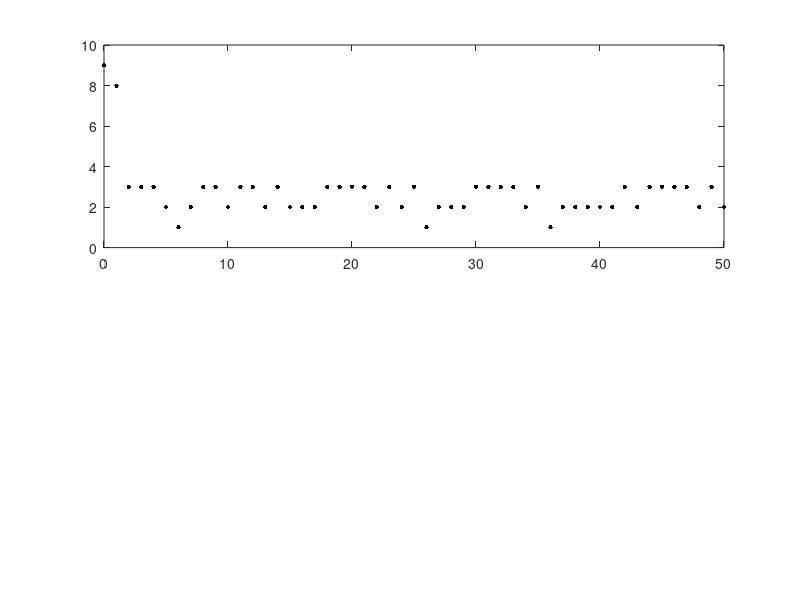

Write MATLAB code to recreate this figure. (Note: this script raises an error after producing the figure.)
clear all
close all
clc
load('results_standard')
% 

% nIter = 50;
% par = ParametersBlockReactor;
% ma.nModels = par.nr; %number of models

% %For plotting - previously calculated plant surface and optimum
load('PlantSurface_BR');


%% 1. ploting the results in plant surface
f1 = figure(1);
mod = {'M_{11}','M_{12}','M_{13}','M_{21}','M_{22}','M_{23}','M_{31}','M_{32}','M_{33}'};

iter = 1:nIter;

%plotting input profile
subplot(2,1,1)

cc = 0;
for ii = 1:size(modelArray,2)
    if modelArray(ii)~=4
        plot(cc,modelArray(ii),'k.','MarkerSize',10);
        hold on  
        %plot(cc,modelArray(ii),'kx','MarkerSize',8);
        cc = cc + 1;
    end
    
end

ax = gca;
ax.YGrid = 'on';
ax.GridLineStyle = '-';

yticks(1:ma.nModels)
yticklabels(mod)
ylim([0.8, ma.nModels+0.2])

xlabel('SS periods [-]','FontSize',10)
%ylabel('Model','FontSize',10)
title('Model with highest probability (M_{13} is correct)','FontSize',10)

%plotting input profile
subplot(2,1,2)
    %plot optimum

    area(0:nIter,modelArrayProbability')
    
    xlim([0, nIter])
    yticks(0:0.25:1)
    ylim([0 1])  
    
    xlabel('SS periods [-]')
    title('Probability of model')
    legend(mod,'Location','best','FontSize',6)

print(f1,'-r80','-dpdf','ResultsModels_stan.pdf');
hold off

%% 4. comparing the actual gradient value with the estimated

f4 = figure(4);
for i = 2
    plot(2:nIter + 1,gradPlantHatArray{i},'k')
    hold on
    plot(2:nIter + 1,gradMeasPlantArray{i},'k-.')
    
end

xticks(2:nIter + 1)
xlim([2 nIter + 1])

title('Objective Function Gradient','FontSize',10)
xlabel('SS periods [-]','FontSize',10)
ylabel('g Cc [bar/s]','FontSize',10)

leg = {'Plant','Estimation'};
legend(leg,'Location','best','FontSize',9)

% print(f7,'-r80','-dpdf','ResultsGradients.pdf');
hold off

%% 5. ploting the opt. tracking
f5 = figure(5);

subplot(2,1,2)
    plot(0:nIter,cost_OF*ones(1,nIter + 1),'k:','LineWidth',1.5);
    hold on
    plot(0:nIter,yPlantArray(2,1:3:end),'k','LineWidth',1.5);
    plot(0:nIter,yNoNoiseArray(2,1:3:end),'ok','MarkerSize',5);

    
    xlim([0, nIter-1])
    xticks(0:5:nIter-1)
    ylim([0.4 0.6])
    xlabel('SS periods [-]','FontSize',10)
    ylabel('C_C [mol/L]','FontSize',10)
    title('Objective function: \phi = C_C')
    
    leg = {'Optimal','Measured','Actual'};
    legend(leg,'Location','southeast','FontSize',8)
    
subplot(2,1,1)
    plot(0:nIter,uOptk*ones(1,nIter + 1),'k:','LineWidth',1.5);
    hold on
    stairs(0:nIter,inputPlantArray(1:3:end),'k','LineWidth',1.5);
    
    xlim([0, nIter-1])
    xticks(0:5:nIter-1)
    ylim([4 10])
    xlabel('SS periods [-]','FontSize',10)
    ylabel('F_1 [L/min]','FontSize',10)
    title('Manipulated variable: u = F_1')
    
    leg = {'Optimal','Standard'};
    legend(leg,'Location','northeast','FontSize',8)
    
print(f5,'-r80','-dpdf','ResultsOptTracking_stan.pdf');